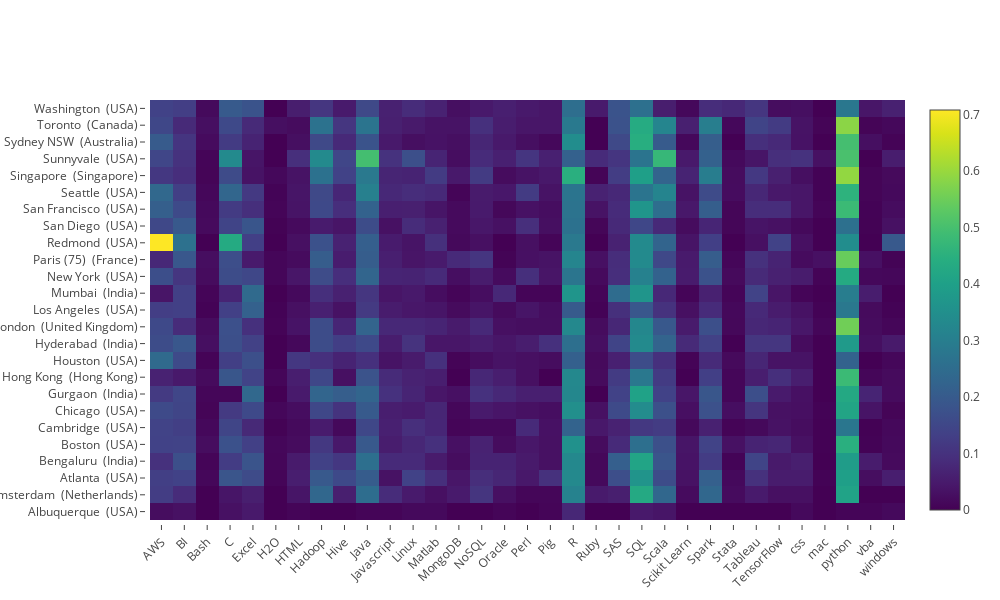

Source (notebook cell):
### Code cell
import pandas as pd

data = pd.pivot_table(jobs_top25,index=['city_country'],values=tool_re.keys(),aggfunc=[np.mean])
data.columns = data.columns.droplevel()

plot_data = [go.Heatmap( z=data.values.tolist(),
                         y=data.index,
                         x=data.columns,
                        colorscale='Viridis')]

heat_map_layout = Layout(
    margin=go.Margin(
        l=150,
        pad=4
    ),
    height=600,
    width=1000,
    xaxis=dict(tickangle=-45),
    paper_bgcolor='rgba(0,0,0,0)',
    plot_bgcolor='rgba(0,0,0,0)',
    
)

py.offline.iplot(Figure(data=plot_data, layout=heat_map_layout), filename='pandas-heatmap')

### Figure 1 — Plotly figure (JSON) as saved in the notebook; plotly's stock layout.template omitted (floating-point values rounded to 4 significant figures; data arrays with more than 128 entries replaced by an {"elided": "..."} marker saying what was removed)
{"data": [{"colorscale": "Viridis", "type": "heatmap", "x": ["AWS", "BI", "Bash", "C", "Excel", "H2O", "HTML", "Hadoop", "Hive", "Java", "Javascript", "Linux", "Matlab", "MongoDB", "NoSQL", "Oracle", "Perl", "Pig", "R", "Ruby", "SAS", "SQL", "Scala", "Scikit Learn", "Spark", "Stata", "Tableau", "TensorFlow", "css", "mac", "python", "vba", "windows"], "y": ["Albuquerque  (USA)", "Amsterdam  (Netherlands)", "Atlanta  (USA)", "Bengaluru  (India)", "Boston  (USA)", "Cambridge  (USA)", "Chicago  (USA)", "Gurgaon  (India)", "Hong Kong  (Hong Kong)", "Houston  (USA)", "Hyderabad  (India)", "London  (United Kingdom)", "Los Angeles  (USA)", "Mumbai  (India)", "New York  (USA)", "Paris (75)  (France)", "Redmond  (USA)", "San Diego  (USA)", "San Francisco  (USA)", "Seattle  (USA)", "Singapore  (Singapore)", "Sunnyvale  (USA)", "Sydney NSW  (Australia)", "Toronto  (Canada)", "Washington  (USA)"], "z": {"elided": "25x33 float values"}}], "layout": {"height": 600, "margin": {"l": 150, "pad": 4}, "paper_bgcolor": "rgba(0,0,0,0)", "plot_bgcolor": "rgba(0,0,0,0)", "width": 1000, "xaxis": {"tickangle": -45}}}
